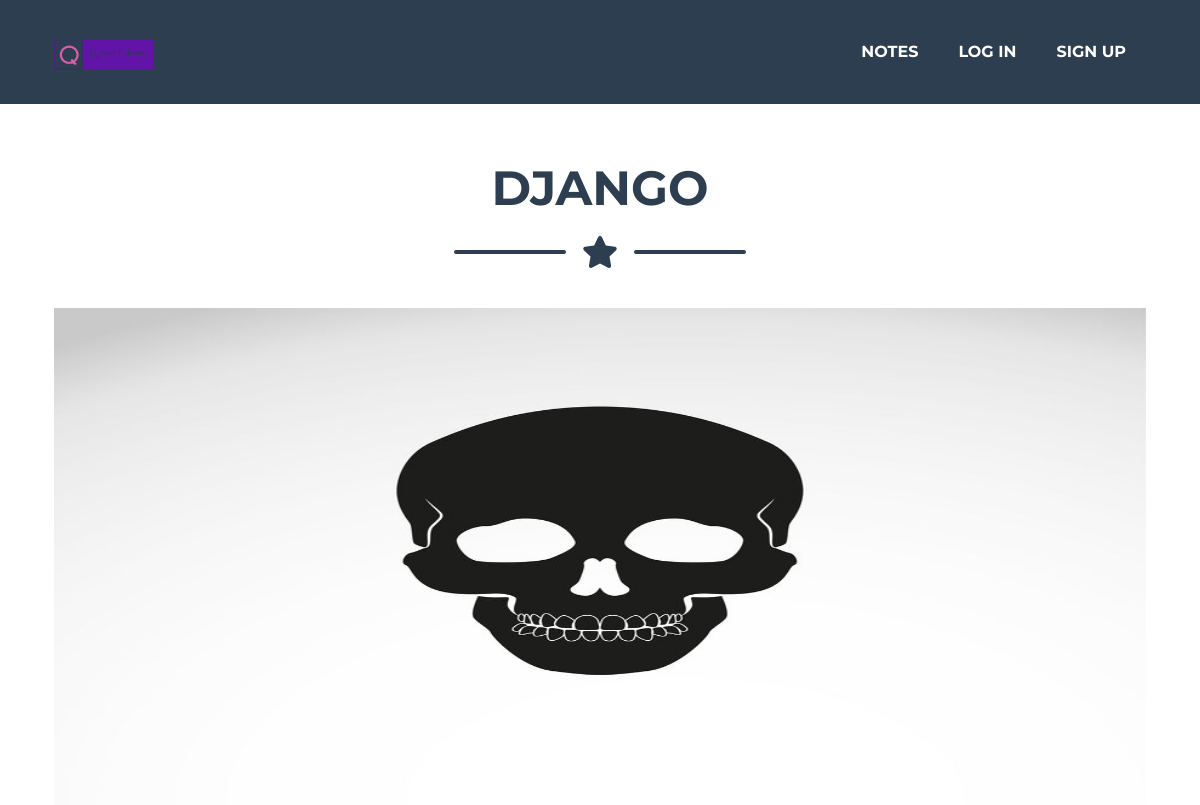
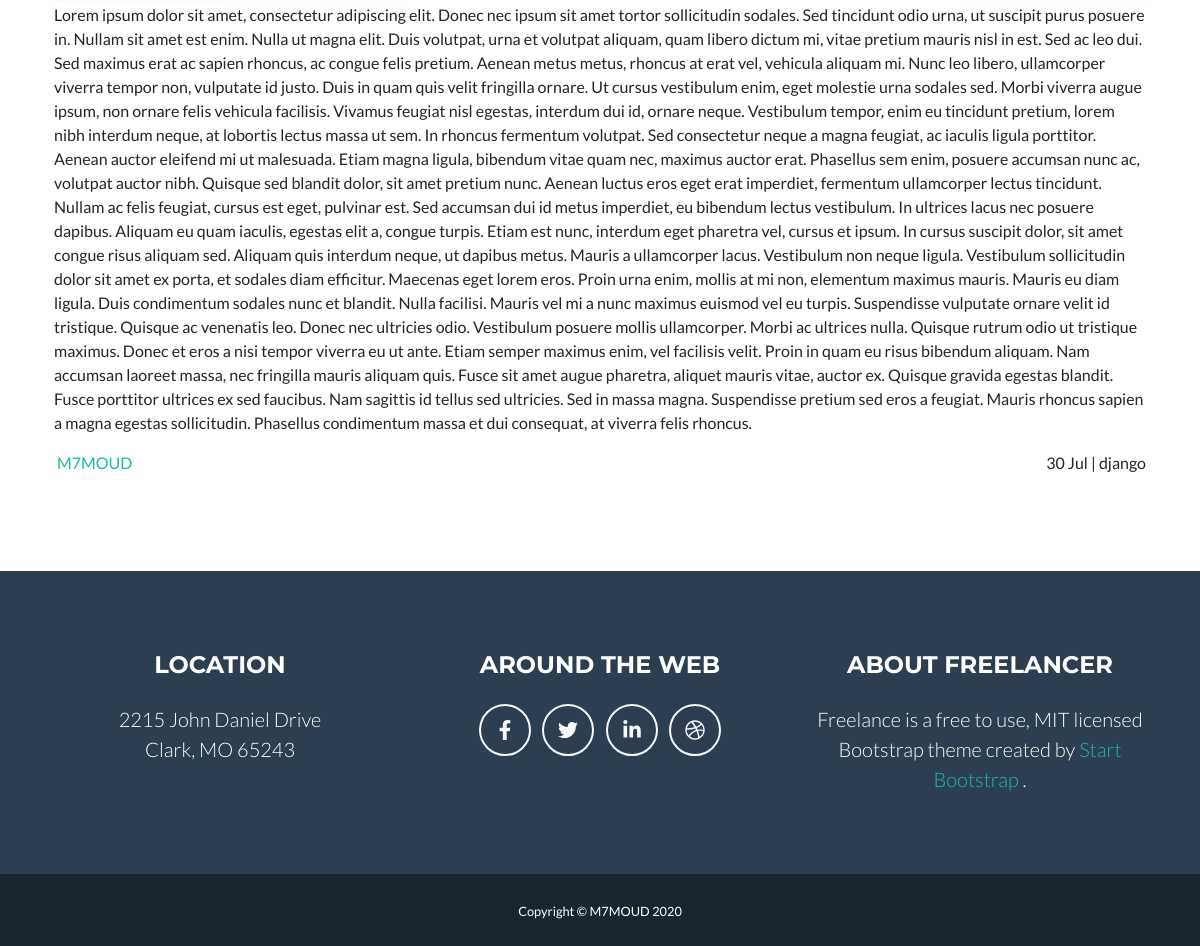
The page /notes/django/ on the database its author committed (2 pictures, top to bottom).
### notes_app/models.py (models this page shows, shortened)
class Note(models.Model):
    user  = models.ForeignKey(User , on_delete  = models.CASCADE)
    title = models.CharField(max_length=50)
    slug  = models.SlugField(null = True , blank = True )
    content = models.TextField(blank = True)
    active = models.BooleanField(default = True)
    created = models.DateTimeField(blank = True ,default = datetime.datetime.now)
    tags = models.CharField(max_length=50 , blank = True)
    img = models.ImageField(upload_to = "notes-img")
    def __str__(self):
        return self.title

### notes_app/views.py (the view)
def detail(request , slug):
    note = Note.objects.get(slug = slug)
    context = {
        'note' : note
    }
    return render (request , 'one_note.html' , context)

### notes_app/templates/one_note.html (shortened to what this page needs)
{% extends "base.html" %}
{% load static %}
{% block body %}
        <br>
        <br>
        <br>
        <section class="page-section portfolio" id="portfolio" >
            <div class="container">
                <h2 class="page-section-heading text-center text-uppercase text-secondary mb-0">{{note}}</h2>
                <div class="divider-custom">
                    <div class="divider-custom-line"></div>
                    <div class="divider-custom-icon"><i class="fas fa-star"></i></div>
                    <div class="divider-custom-line"></div>
                </div>
                <div class="row">
                    <div class="col-md-12 col-lg-12 mb-12">
                        <div>
                            {% if note.img %}
                              <img class="img-fluid post_banner" src="{{note.img.url}}" alt="" />
                            {% else %}
                              <img class="img-fluid" src="{% static 'home-static/assets/img/portfolio/cabin.png' %}" alt="" />
                            {% endif %}
                            <p>{{note.content}}</p>
                            <div class="bottom d-flex justify-content-between align-items-center flex-wrap">
                              <div>
                                <a href="#"><span>{{note.user.username}}</span></a>
                              </div>
                              <div class="meta">
                                {{note.created|date:"j M"}} | {{note.tags}}
                              </div>
                            </div>
                        </div>
                    </div>
                </div>
            </div>
        </section>
{% endblock %}

### static/home-static/css/mystyle.css (style rules this page uses)
.post_banner { width: 100%; height: 500px; }

### rows shown on the page
Note: title "DJANGO", img (picture), content "Lorem ipsum dolor sit amet, consectetur adipiscing elit. Donec nec ipsum sit amet tortor sollicitudin sodales. Sed tincidunt odio urna, ut suscipit purus posuere in. Nullam sit amet est enim. Nulla ut magna elit. Duis volutpat, urna et volutpat aliquam, quam libero dictum mi, vitae pretium mauris nisl in est. Sed ac leo dui. Sed maximus erat ac sapien rhoncus, ac congue felis pretium. Aenean metus metus, rhoncus at erat vel, vehicula aliquam mi. Nunc leo libero, ullamcorper viverra tempor non, vulputate id justo. Duis in quam quis velit fringilla ornare. Ut cursus vestibulum enim, eget molestie urna sodales sed. Morbi viverra augue ipsum, non ornare felis vehicula facilisis. Vivamus feugiat…", user.username "M7MOUD", created "30 Jul", tags "django"
